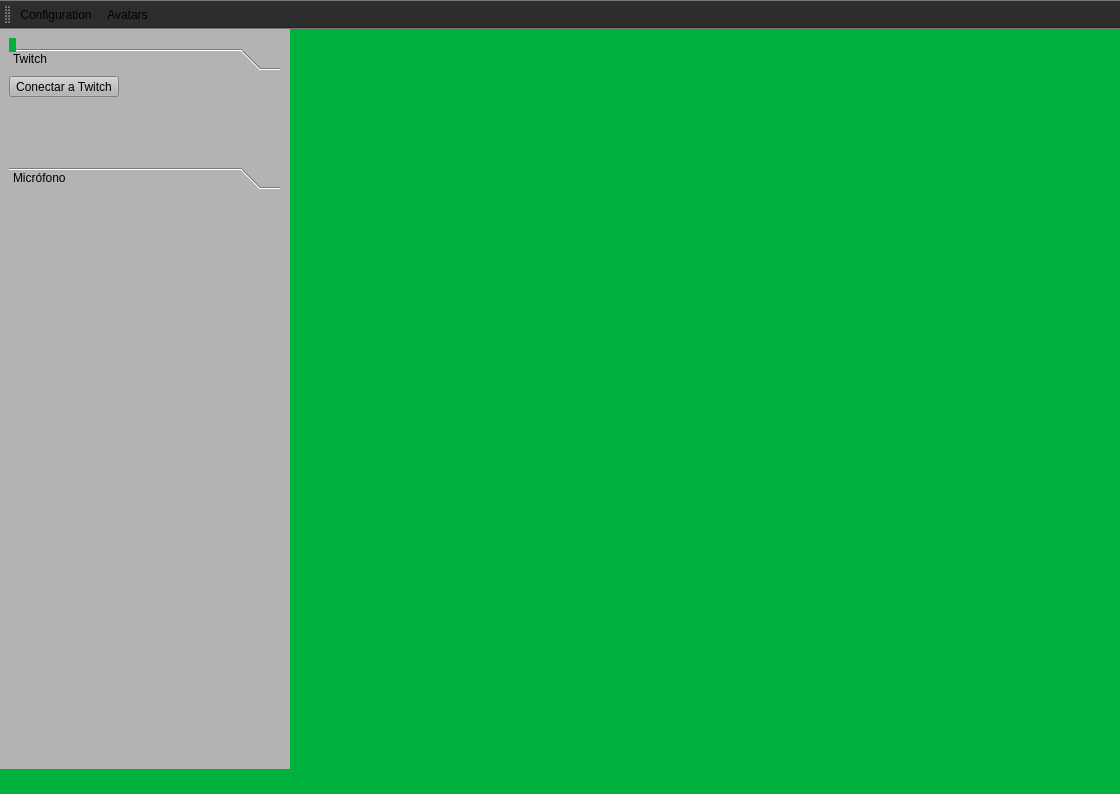
<?xml version="1.0" encoding="UTF-8"?>
<ui version="4.0">
 <class>MainWindow</class>
 <widget class="QMainWindow" name="MainWindow">
  <property name="geometry">
   <rect>
    <x>0</x>
    <y>0</y>
    <width>1120</width>
    <height>794</height>
   </rect>
  </property>
  <property name="palette">
   <palette>
    <active>
     <colorrole role="Button">
      <brush brushstyle="SolidPattern">
       <color alpha="255">
        <red>0</red>
        <green>177</green>
        <blue>64</blue>
       </color>
      </brush>
     </colorrole>
     <colorrole role="Base">
      <brush brushstyle="SolidPattern">
       <color alpha="255">
        <red>0</red>
        <green>177</green>
        <blue>64</blue>
       </color>
      </brush>
     </colorrole>
     <colorrole role="Window">
      <brush brushstyle="SolidPattern">
       <color alpha="255">
        <red>0</red>
        <green>177</green>
        <blue>64</blue>
       </color>
      </brush>
     </colorrole>
     <colorrole role="ToolTipBase">
      <brush brushstyle="SolidPattern">
       <color alpha="255">
        <red>28</red>
        <green>81</green>
        <blue>255</blue>
       </color>
      </brush>
     </colorrole>
    </active>
    <inactive>
     <colorrole role="Button">
      <brush brushstyle="SolidPattern">
       <color alpha="255">
        <red>0</red>
        <green>177</green>
        <blue>64</blue>
       </color>
      </brush>
     </colorrole>
     <colorrole role="Base">
      <brush brushstyle="SolidPattern">
       <color alpha="255">
        <red>0</red>
        <green>177</green>
        <blue>64</blue>
       </color>
      </brush>
     </colorrole>
     <colorrole role="Window">
      <brush brushstyle="SolidPattern">
       <color alpha="255">
        <red>0</red>
        <green>177</green>
        <blue>64</blue>
       </color>
      </brush>
     </colorrole>
     <colorrole role="ToolTipBase">
      <brush brushstyle="SolidPattern">
       <color alpha="255">
        <red>28</red>
        <green>81</green>
        <blue>255</blue>
       </color>
      </brush>
     </colorrole>
    </inactive>
    <disabled>
     <colorrole role="Button">
      <brush brushstyle="SolidPattern">
       <color alpha="255">
        <red>0</red>
        <green>177</green>
        <blue>64</blue>
       </color>
      </brush>
     </colorrole>
     <colorrole role="Base">
      <brush brushstyle="SolidPattern">
       <color alpha="255">
        <red>0</red>
        <green>177</green>
        <blue>64</blue>
       </color>
      </brush>
     </colorrole>
     <colorrole role="Window">
      <brush brushstyle="SolidPattern">
       <color alpha="255">
        <red>0</red>
        <green>177</green>
        <blue>64</blue>
       </color>
      </brush>
     </colorrole>
     <colorrole role="ToolTipBase">
      <brush brushstyle="SolidPattern">
       <color alpha="255">
        <red>28</red>
        <green>81</green>
        <blue>255</blue>
       </color>
      </brush>
     </colorrole>
    </disabled>
   </palette>
  </property>
  <property name="windowTitle">
   <string>MainWindow</string>
  </property>
  <property name="styleSheet">
   <string notr="true">background-color:rgba(0, 177, 64, 255)</string>
  </property>
  <widget class="QWidget" name="centralwidget">
   <widget class="QWidget" name="widget" native="true">
    <property name="geometry">
     <rect>
      <x>0</x>
      <y>0</y>
      <width>291</width>
      <height>761</height>
     </rect>
    </property>
    <widget class="QStackedWidget" name="MenuStack">
     <property name="geometry">
      <rect>
       <x>-1</x>
       <y>-1</y>
       <width>291</width>
       <height>741</height>
      </rect>
     </property>
     <property name="styleSheet">
      <string notr="true">background-color:rgb(179, 179, 179)</string>
     </property>
     <property name="currentIndex">
      <number>1</number>
     </property>
     <widget class="QWidget" name="AvatarsMenu">
      <widget class="QTextBrowser" name="TextoExpresiones">
       <property name="geometry">
        <rect>
         <x>10</x>
         <y>10</y>
         <width>261</width>
         <height>31</height>
        </rect>
       </property>
       <property name="font">
        <font>
         <pointsize>50</pointsize>
         <bold>true</bold>
         <underline>false</underline>
         <strikeout>false</strikeout>
        </font>
       </property>
       <property name="styleSheet">
        <string notr="true">border:0;</string>
       </property>
       <property name="html">
        <string>&lt;!DOCTYPE HTML PUBLIC &quot;-//W3C//DTD HTML 4.0//EN&quot; &quot;http://www.w3.org/TR/REC-html40/strict.dtd&quot;&gt;
&lt;html&gt;&lt;head&gt;&lt;meta name=&quot;qrichtext&quot; content=&quot;1&quot; /&gt;&lt;meta charset=&quot;utf-8&quot; /&gt;&lt;style type=&quot;text/css&quot;&gt;
p, li { white-space: pre-wrap; }
hr { height: 1px; border-width: 0; }
li.unchecked::marker { content: &quot;\2610&quot;; }
li.checked::marker { content: &quot;\2612&quot;; }
&lt;/style&gt;&lt;/head&gt;&lt;body style=&quot; font-family:'Segoe UI'; font-size:50pt; font-weight:700; font-style:normal;&quot;&gt;
&lt;p style=&quot; margin-top:0px; margin-bottom:0px; margin-left:0px; margin-right:0px; -qt-block-indent:0; text-indent:0px;&quot;&gt;&lt;span style=&quot; font-size:9pt; font-weight:400;&quot;&gt;Expresiones&lt;/span&gt;&lt;/p&gt;&lt;/body&gt;&lt;/html&gt;</string>
       </property>
      </widget>
      <widget class="QWidget" name="gridLayoutWidget">
       <property name="geometry">
        <rect>
         <x>9</x>
         <y>49</y>
         <width>271</width>
         <height>671</height>
        </rect>
       </property>
       <layout class="QGridLayout" name="gridLayout">
        <item row="0" column="0">
         <widget class="QToolButton" name="Defaultbutton">
          <property name="enabled">
           <bool>true</bool>
          </property>
          <property name="styleSheet">
           <string notr="true">background-color:rgb(255, 255, 255);
border-radius:12px;</string>
          </property>
          <property name="text">
           <string>Default</string>
          </property>
          <property name="icon">
           <iconset>
            <normaloff>../../assets/Default_Closed_Mouth.png</normaloff>../../assets/Default_Closed_Mouth.png</iconset>
          </property>
          <property name="iconSize">
           <size>
            <width>150</width>
            <height>150</height>
           </size>
          </property>
          <property name="checkable">
           <bool>true</bool>
          </property>
          <property name="toolButtonStyle">
           <enum>Qt::ToolButtonStyle::ToolButtonTextUnderIcon</enum>
          </property>
         </widget>
        </item>
        <item row="1" column="1">
         <widget class="QToolButton" name="Defaultbutton_3">
          <property name="enabled">
           <bool>true</bool>
          </property>
          <property name="styleSheet">
           <string notr="true">background-color:rgb(255, 255, 255);
border-radius:12px;</string>
          </property>
          <property name="text">
           <string>Bits</string>
          </property>
          <property name="icon">
           <iconset>
            <normaloff>../../assets/Default_Closed_Mouth.png</normaloff>../../assets/Default_Closed_Mouth.png</iconset>
          </property>
          <property name="iconSize">
           <size>
            <width>150</width>
            <height>150</height>
           </size>
          </property>
          <property name="checkable">
           <bool>true</bool>
          </property>
          <property name="toolButtonStyle">
           <enum>Qt::ToolButtonStyle::ToolButtonTextUnderIcon</enum>
          </property>
         </widget>
        </item>
        <item row="2" column="0">
         <widget class="QToolButton" name="Defaultbutton_4">
          <property name="enabled">
           <bool>true</bool>
          </property>
          <property name="styleSheet">
           <string notr="true">background-color:rgb(255, 255, 255);
border-radius:12px;</string>
          </property>
          <property name="text">
           <string>Payaso</string>
          </property>
          <property name="icon">
           <iconset>
            <normaloff>../../assets/Default_Closed_Mouth.png</normaloff>../../assets/Default_Closed_Mouth.png</iconset>
          </property>
          <property name="iconSize">
           <size>
            <width>150</width>
            <height>150</height>
           </size>
          </property>
          <property name="checkable">
           <bool>true</bool>
          </property>
          <property name="toolButtonStyle">
           <enum>Qt::ToolButtonStyle::ToolButtonTextUnderIcon</enum>
          </property>
         </widget>
        </item>
        <item row="1" column="0">
         <widget class="QToolButton" name="Defaultbutton_5">
          <property name="enabled">
           <bool>true</bool>
          </property>
          <property name="styleSheet">
           <string notr="true">background-color:rgb(255, 255, 255);
border-radius:12px;</string>
          </property>
          <property name="text">
           <string>Subcripción</string>
          </property>
          <property name="icon">
           <iconset>
            <normaloff>../../assets/Default_Closed_Mouth.png</normaloff>../../assets/Default_Closed_Mouth.png</iconset>
          </property>
          <property name="iconSize">
           <size>
            <width>150</width>
            <height>150</height>
           </size>
          </property>
          <property name="checkable">
           <bool>true</bool>
          </property>
          <property name="toolButtonStyle">
           <enum>Qt::ToolButtonStyle::ToolButtonTextUnderIcon</enum>
          </property>
         </widget>
        </item>
        <item row="2" column="1">
         <widget class="QToolButton" name="Defaultbutton_6">
          <property name="enabled">
           <bool>true</bool>
          </property>
          <property name="styleSheet">
           <string notr="true">background-color:rgb(255, 255, 255);
border-radius:12px;</string>
          </property>
          <property name="text">
           <string>Default</string>
          </property>
          <property name="icon">
           <iconset>
            <normaloff>../../assets/plussign.png</normaloff>../../assets/plussign.png</iconset>
          </property>
          <property name="iconSize">
           <size>
            <width>150</width>
            <height>150</height>
           </size>
          </property>
          <property name="checkable">
           <bool>true</bool>
          </property>
          <property name="toolButtonStyle">
           <enum>Qt::ToolButtonStyle::ToolButtonTextUnderIcon</enum>
          </property>
         </widget>
        </item>
        <item row="0" column="1">
         <widget class="QToolButton" name="SeguidorButton">
          <property name="enabled">
           <bool>true</bool>
          </property>
          <property name="styleSheet">
           <string notr="true">background-color:rgb(255, 255, 255);
border-radius:12px;</string>
          </property>
          <property name="text">
           <string>Nuevo Seguidor</string>
          </property>
          <property name="icon">
           <iconset>
            <normaloff>../../assets/Seguidor_Closed_Mouth.png</normaloff>../../assets/Seguidor_Closed_Mouth.png</iconset>
          </property>
          <property name="iconSize">
           <size>
            <width>150</width>
            <height>150</height>
           </size>
          </property>
          <property name="checkable">
           <bool>true</bool>
          </property>
          <property name="toolButtonStyle">
           <enum>Qt::ToolButtonStyle::ToolButtonTextUnderIcon</enum>
          </property>
         </widget>
        </item>
       </layout>
      </widget>
     </widget>
     <widget class="QWidget" name="ConfigurationMenu">
      <widget class="QToolBox" name="ConfiguracionestoolBox">
       <property name="geometry">
        <rect>
         <x>10</x>
         <y>20</y>
         <width>271</width>
         <height>141</height>
        </rect>
       </property>
       <property name="currentIndex">
        <number>0</number>
       </property>
       <widget class="QWidget" name="twitchpage">
        <property name="geometry">
         <rect>
          <x>0</x>
          <y>0</y>
          <width>271</width>
          <height>81</height>
         </rect>
        </property>
        <attribute name="label">
         <string>Twitch</string>
        </attribute>
        <widget class="QWidget" name="verticalLayoutWidget">
         <property name="geometry">
          <rect>
           <x>0</x>
           <y>0</y>
           <width>2052</width>
           <height>2127</height>
          </rect>
         </property>
         <layout class="QVBoxLayout" name="verticalLayout">
          <item>
           <widget class="QToolButton" name="TwitchConectionButton">
            <property name="text">
             <string>Conectar a Twitch</string>
            </property>
            <property name="icon">
             <iconset>
              <normaloff>../../assets/twitch.png</normaloff>../../assets/twitch.png</iconset>
            </property>
            <property name="toolButtonStyle">
             <enum>Qt::ToolButtonStyle::ToolButtonTextBesideIcon</enum>
            </property>
           </widget>
          </item>
          <item>
           <widget class="QLabel" name="label">
            <property name="text">
             <string>Usuario: &lt;Conectar Usuario&gt;</string>
            </property>
           </widget>
          </item>
          <item>
           <widget class="QLabel" name="label_2">
            <property name="text">
             <string>Expira: &lt;Conectar Usuario&gt;</string>
            </property>
           </widget>
          </item>
         </layout>
        </widget>
       </widget>
       <widget class="QWidget" name="microfono">
        <property name="geometry">
         <rect>
          <x>0</x>
          <y>0</y>
          <width>271</width>
          <height>81</height>
         </rect>
        </property>
        <attribute name="label">
         <string>Micrófono</string>
        </attribute>
        <widget class="QWidget" name="formLayoutWidget">
         <property name="geometry">
          <rect>
           <x>0</x>
           <y>0</y>
           <width>271</width>
           <height>51</height>
          </rect>
         </property>
         <layout class="QFormLayout" name="formLayout">
          <item row="0" column="1">
           <widget class="QComboBox" name="comboBox">
            <item>
             <property name="text">
              <string>Seleccionar Micrófono</string>
             </property>
            </item>
           </widget>
          </item>
         </layout>
        </widget>
       </widget>
      </widget>
     </widget>
    </widget>
   </widget>
   <widget class="QWidget" name="gridLayoutWidget_2">
    <property name="geometry">
     <rect>
      <x>9</x>
      <y>9</y>
      <width>1113</width>
      <height>731</height>
     </rect>
    </property>
    <layout class="QGridLayout" name="gridLayout_2">
     <property name="sizeConstraint">
      <enum>QLayout::SizeConstraint::SetFixedSize</enum>
     </property>
     <item row="0" column="0">
      <widget class="QLabel" name="label_3">
       <property name="maximumSize">
        <size>
         <width>700</width>
         <height>700</height>
        </size>
       </property>
       <property name="styleSheet">
        <string notr="true">background-color:rgba(255, 255, 255, 0)</string>
       </property>
       <property name="lineWidth">
        <number>-1</number>
       </property>
       <property name="text">
        <string/>
       </property>
       <property name="pixmap">
        <pixmap>../../assets/Default_Closed_Mouth.png</pixmap>
       </property>
       <property name="scaledContents">
        <bool>true</bool>
       </property>
       <property name="alignment">
        <set>Qt::AlignmentFlag::AlignCenter</set>
       </property>
      </widget>
     </item>
    </layout>
   </widget>
  </widget>
  <widget class="QStatusBar" name="statusbar"/>
  <widget class="QToolBar" name="toolBar">
   <property name="windowTitle">
    <string>toolBar</string>
   </property>
   <property name="styleSheet">
    <string notr="true">background-color:rgb(45, 45, 45)</string>
   </property>
   <attribute name="toolBarArea">
    <enum>TopToolBarArea</enum>
   </attribute>
   <attribute name="toolBarBreak">
    <bool>false</bool>
   </attribute>
   <addaction name="actionConfiguration"/>
   <addaction name="actionAvatars"/>
  </widget>
  <action name="actionConfiguration">
   <property name="checkable">
    <bool>true</bool>
   </property>
   <property name="icon">
    <iconset>
     <normaloff>../../assets/gears.png</normaloff>../../assets/gears.png</iconset>
   </property>
   <property name="text">
    <string>Configuration</string>
   </property>
   <property name="menuRole">
    <enum>QAction::MenuRole::NoRole</enum>
   </property>
  </action>
  <action name="actionAvatars">
   <property name="icon">
    <iconset>
     <normaloff>../../assets/smileyface.png</normaloff>../../assets/smileyface.png</iconset>
   </property>
   <property name="text">
    <string>Avatars</string>
   </property>
   <property name="toolTip">
    <string>Avatars</string>
   </property>
   <property name="menuRole">
    <enum>QAction::MenuRole::NoRole</enum>
   </property>
  </action>
 </widget>
 <resources/>
 <connections/>
</ui>
